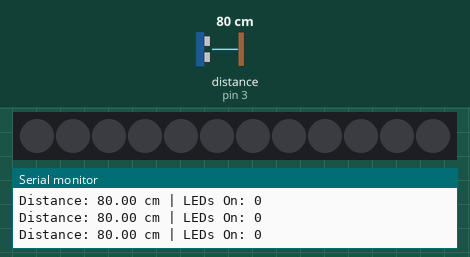
This sketch was run on a simulated Arduino Uno, built with avr-gcc and run on an emulated ATmega328P. Shown: 12 RGB LEDs in strip order, left to right, the last lines printed to the serial monitor. The inputs (shaded band) are chosen by the test bench; at power-on: distance to the obstacle (sensor on pin 3) 80 cm.

Above: at 1.2 s.
1.3 s: distance to the obstacle (sensor on pin 3) set to 2 cm
At 1.9 s:
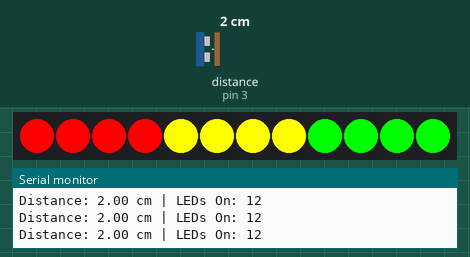
2.9 s: distance to the obstacle (sensor on pin 3) set to 4 cm
At 3.8 s:
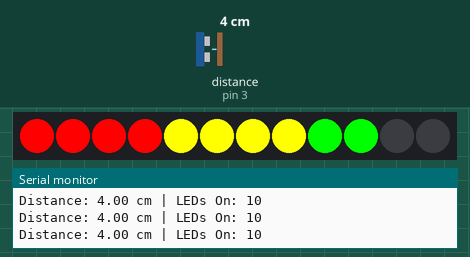
4.5 s: distance to the obstacle (sensor on pin 3) set to 9 cm
At 5.8 s:
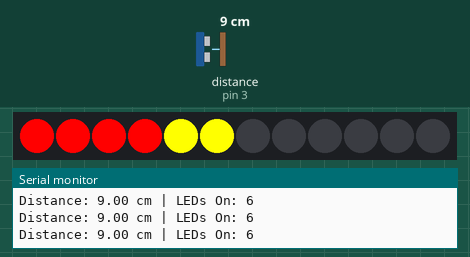
6.1 s: distance to the obstacle (sensor on pin 3) set to 18 cm
At 7.5 s:
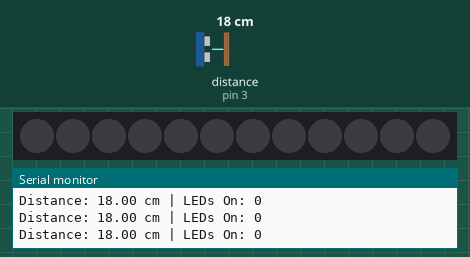
Timing chart, 0 to 8.6 s (numbered marks = the images above; inputs shaded):
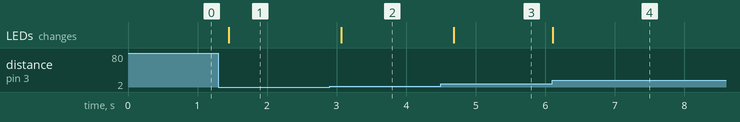

The sketch:

water_level1.ino
```cpp
#include <Adafruit_NeoPixel.h>
#include <HCSR04.h>

#define PIN 4          // Pin connected to the NeoPixel strip
#define NUMPIXELS 12   // Total LEDs in the strip

Adafruit_NeoPixel pixels(NUMPIXELS, PIN, NEO_GRB + NEO_KHZ800);

UltraSonicDistanceSensor distanceSensor(2,3);

int current_Last_LED = 0;

void setup() {
  pixels.begin();
  pixels.clear();
  pixels.show();
  Serial.begin(9600);
}

void loop() {
  pixels.clear(); // Turn off all LEDs

  // Measure distance in cm
  float distance = distanceSensor.measureDistanceCm();

  // Convert distance to LED count (example: closer = more LEDs)
  // Adjust multiplier to match your tank height and LED range
  current_Last_LED = map((int)distance, 17, 2, 0, 12); // 12 active LEDs
  current_Last_LED = constrain(current_Last_LED, 0, 12);

  Serial.print("Distance: ");
  Serial.print(distance);
  Serial.print(" cm | LEDs On: ");
  Serial.println(current_Last_LED);

  // Turn on LEDs based on the measured level
  for (int i = 0; i < current_Last_LED; i++) {
    if (i < 4) {
      pixels.setPixelColor(i, pixels.Color(255, 0, 0));   // Red zone (bottom)
    } else if (i < 8) {
      pixels.setPixelColor(i, pixels.Color(255, 255, 0)); // Yellow zone (middle)
    } else {
      pixels.setPixelColor(i, pixels.Color(0, 255, 0));   // Green zone (top)
    }
  }

  pixels.show();  // Update LED strip
  delay(200);
}
```

Measured:
- after the input at 1.3 s, the LEDs: change after 0.15 s (image 1)
- after the input at 2.9 s, the LEDs: change after 0.17 s (image 2)
- after the input at 4.5 s, the LEDs: change after 0.19 s (image 3)
- after the input at 6.1 s, the LEDs: change at once (image 4)
